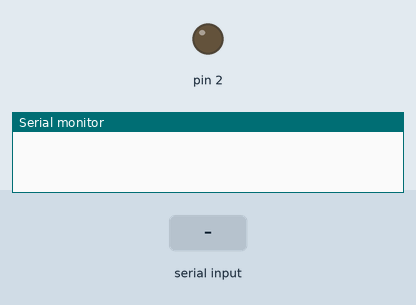
This sketch was run on a simulated Arduino Uno, built with avr-gcc and run on an emulated ATmega328P. On the bench: output pins drawn as LEDs (lit = HIGH), the last lines printed to the serial monitor. Inputs (shaded band) come from the test bench.

Above: at 1.2 s.
1.3 s: "-" received over Serial
At 2.4 s:
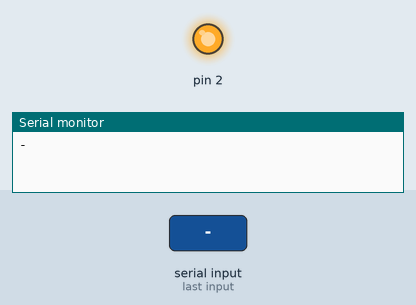
5.8 s: "." received over Serial
At 7.8 s:
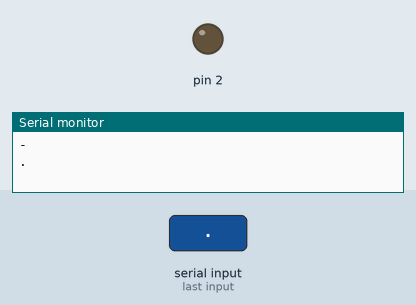
Timing chart, 0 to 9.3 s (numbered marks = the images above; inputs shaded):
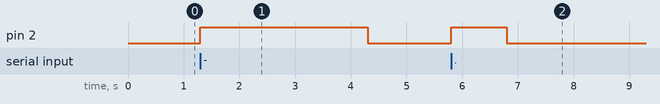

The sketch:

Lab1_3.ino
```cpp
char morze;

void setup() {
  // put your setup code here, to run once:
  Serial.begin(9600);
  pinMode(2,OUTPUT);
  int cnt=0;
}

void loop() {
  if (Serial.available() > 0){
    morze = Serial.read();
    Serial.println(morze);
    if (morze == '-'){
      digitalWrite(2,HIGH);
      delay(3000);
      digitalWrite(2,LOW);
      delay(100);
    }
    if (morze == '.'){
      digitalWrite(2,HIGH);
      delay(1000);
      digitalWrite(2,LOW);
      delay(100);
    }
    if (morze == ' '){
      delay (3000);
    }
  }

}
```

Measured:
- after the input at 1.3 s, pin 2: LOW → HIGH at once, → LOW 3.0 s later
- after the input at 5.8 s, pin 2: LOW → HIGH at once, → LOW 1.0 s later
